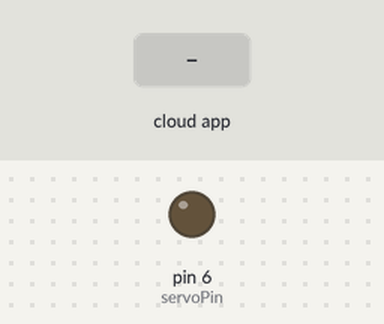
Recording of a sketch running on a simulated Arduino Uno, built with avr-gcc and run on an emulated ATmega328P. Parts: output pins drawn as LEDs (lit = HIGH). The inputs (shaded band) are chosen by the test bench. The ROS host is connected and sends only what is stated.

Above: at 6.8 s.
6.9 s: the phone or cloud app sets set_pwm to 45
At 9.5 s:
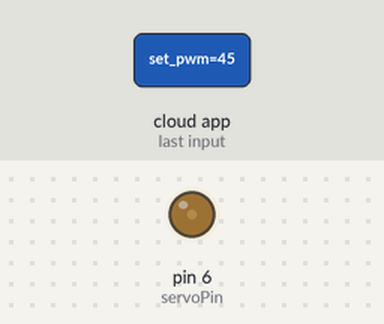
13.5 s: the phone or cloud app sets set_pwm to 90
At 15.3 s:
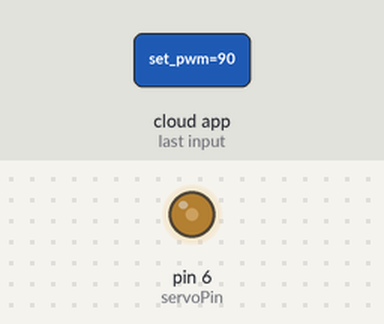
19.5 s: the phone or cloud app sets set_pwm to 180
At 22.3 s:
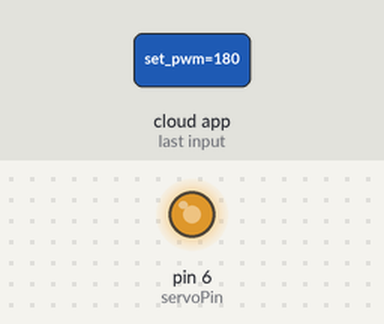
Timing chart, 0 to 25.5 s (numbered marks = the images above; inputs shaded):
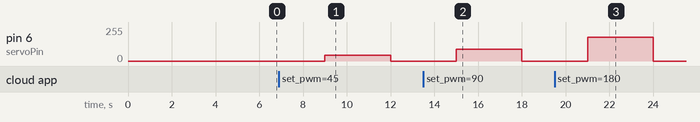

Measured:
- after the input at 6.9 s, pin 6 (servoPin): 0/255 → 45/255 after 2.1 s, → 0/255 3.0 s later
- after the input at 13.5 s, pin 6 (servoPin): 0/255 → 90/255 after 1.5 s, → 0/255 3.0 s later
- after the input at 19.5 s, pin 6 (servoPin): 0/255 → 180/255 after 1.5 s, → 0/255 3.0 s later

The sketch:

test_motor_ros_scketch.ino
```cpp
// Define Libraries
#include <ros.h>
#include <std_msgs/UInt16.h>

// Define Variables
int servoPin = 6;        // servo motor connected to digital pin 6
int PWM;

void pwmSubCallback(const std_msgs::UInt16& pwm_msg) {
    PWM = pwm_msg.data;
}

ros::NodeHandle  nh;
ros::Subscriber<std_msgs::UInt16> sub("set_pwm", &pwmSubCallback );

void setup() {
    // Put your setup code here, to run once:
    pinMode(servoPin, OUTPUT);    // sets the digital pin 6 as output

    // ROS Config
    nh.initNode();
    nh.subscribe(sub);
}

void loop() {
  analogWrite(servoPin, PWM);
  delay(3000);
  PWM = 0;

  nh.spinOnce();
}
```
